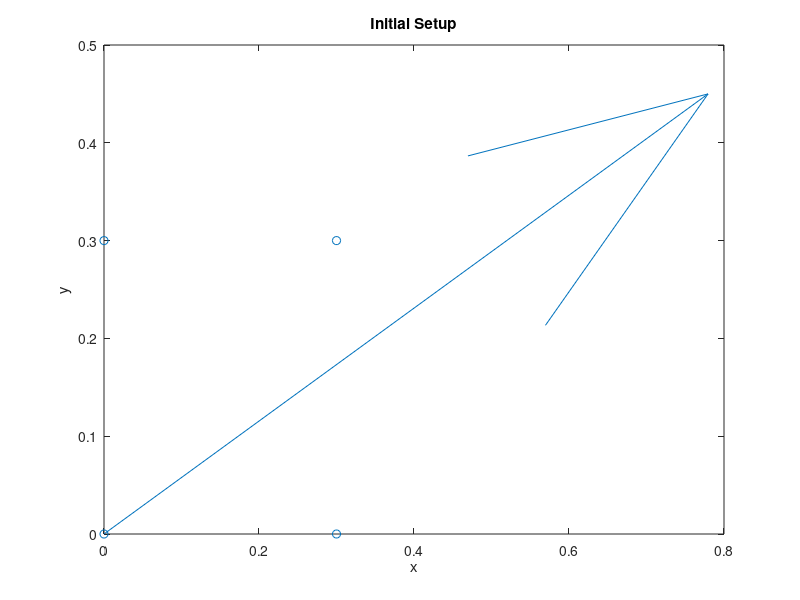
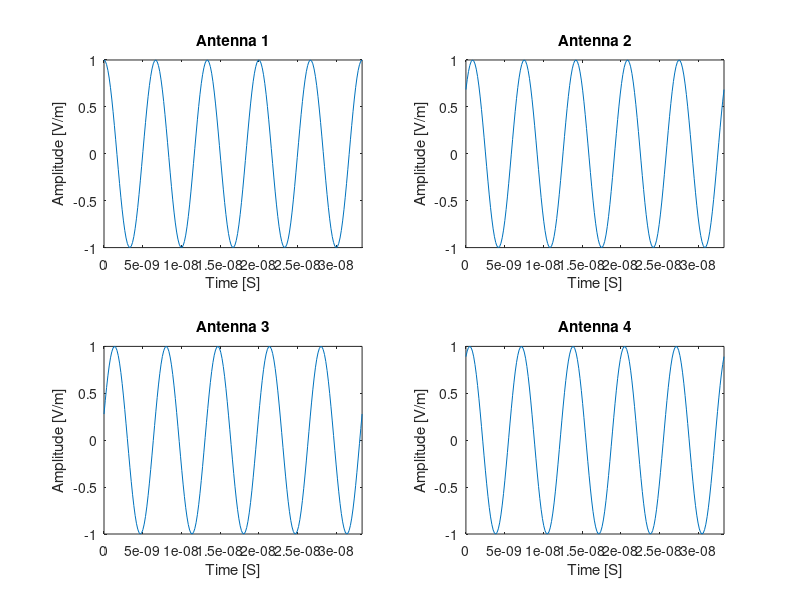

The MATLAB source for these figures, in order:
%% Simple Model of Antenna Array
% The purpose of this script is to create a model of the signals that we 
% might receive from the radio location collars. We assume that, since the
% antennas are far enough away from the source, we see the incoming waves
% as plane waves. We also will only work in two dimensions, which is as if
% the waves and the antennas are on the same plane.
%
% Hopefully from this we can build a fake set of signals that allow us to
% understand how to interpret phase changes to find the direction of the
% wave propagation.

%Author: Alex Gabourie

%% Initialize Workspace
clear;
close all;
clc;

runVideo = 0;

%% Input Parameters
%Frequency
f = 150e6; %[hz]

%E-field magnitude
E_o = 1; %[V/m] Not used as of now

%Vacuum permittivity 
epsilon_o = 8.8541878176e-12; %[F/m]
epsilon_rel = 1;

%permeability
mu_o = (4*pi)*10^(-7); %[H/m]
mu_rel = 1;
%recall that [F/m]*[H/m] = s^2/m^2 = 1/c

%The four antennas will be placed in a square grid like:
%  4    3
%
%  1    2
%
% The separation constant (like lattice constant) is 
a = .3; %[m]

%From this the positions of the antennas can be determined
% r1 = [0+1, 0+1];
% r2 = [a+1, 0+1];
% r3 = [a+1, a+1];
% r4 = [0+1, a+1];
r1 = [0, 0];
r2 = [a, 0];
r3 = [a, a];
r4 = [0, a];

%For plotting
r_all = [r1;r2;r3;r4];

%Propagation direction (theta = 0 => dirction is from antenna 1 to 2 and 
%   increasing theta moves counter-clockwise)
theta = 2*pi*30/360; %[radians]

%% Calculations

%angular frequency based off frequency
omega = 2*pi*f;

%permitivity & permeability (same units)
eps = epsilon_o*epsilon_rel;
mu = mu_o*mu_rel;

%propagation constant
beta = omega*sqrt(mu*eps); %[m^-1]

%wavelength for intuition purposes
lambda = (2*pi)/beta;

%Propagation direction vector
k = [1,0];
rot = [cos(theta),-sin(theta);sin(theta),cos(theta)];
k = (rot*k')';

%prop constant dotted with r as in time-harmonic exponential. We are only
% looking at a few positions, so these can be pre-calculated
bkr = beta*[dot(k,r1);
            dot(k,r2);
            dot(k,r3);
            dot(k,r4)];

%want 5 periods of information collected
T = 1/f;
t = linspace(0,5*T, 200); %time vector based on frequency

%Electric field matrix initialized to num time steps & antennas
E = zeros(length(bkr),length(t));

for m=1:length(t)
    for n=1:length(bkr)
        E(n,m) = exp(1i*(omega*t(m)-bkr(n)));
    end
end


numPlots = length(bkr);
gridSize = numPlots;
if sqrt(numPlots)==floor(sqrt(numPlots))
    gridSize = sqrt(numPlots);
else
    gridSize = floor(sqrt(numPlots))+1;
end
    
    
figure;
quiver(0,0,k(1),k(2));
hold on;
scatter(r_all(:,1), r_all(:,2));
%axis([-.05 1.05 -.05 1.05]);
title('Initial Setup');
xlabel('x');
ylabel('y');

figure;
for m=1:length(bkr)
    subplot(gridSize,gridSize,m);
    plot(t,real(E(m,:)));
    title(['Antenna ' num2str(m)]);
    xlabel('Time [S]');
    ylabel('Amplitude [V/m]');
    axis([0 t(end) -E_o E_o]);
end

% Save real part of E-field to use in another script. This way we can
% interpret the information independent of the set of data in this script.
save('Sample_Antenna_Input.mat', 'E', 'a', 'omega', 'r_all', 'k', 't', ...
        'beta');

%% Plotting the Entire Plane Wave (t = 0)
% This section will create a two dimensional grid and then use the
% information selected above to create a three dimensional plot of the EM
% wave

if(runVideo == 1)

    %x and y coordinates
    x = linspace(0,2*a,100);
    y = linspace(0,2*a,100);

    %new efield mesh to be calculated
    E2D = zeros(length(y), length(x));

    F(length(t)) = struct('cdata',[],'colormap',[]);
    h = figure;

    for p=1:length(t)
        for m=1:length(x)
            for n=1:length(y)
               xy = [x(m),y(n)];
               E2D(n,m) =  exp(1i*omega*t(p)-1i*beta*dot(k,xy));
            end 
        end

        surf(x,y,real(E2D))
        drawnow
        set(h,'Renderer','zbuffer') %workaround for bug. 
        F(p) = getframe(h);
    end

    writerObj = VideoWriter('PlaneWave.mp4', 'MPEG-4');
    open(writerObj);
    writeVideo(writerObj, F);
    close(writerObj);
end